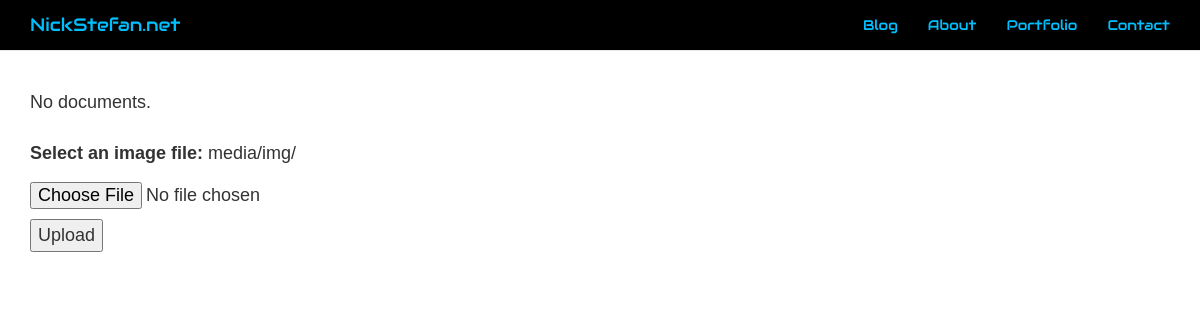
The app's page /upload/img (signed in), older data.
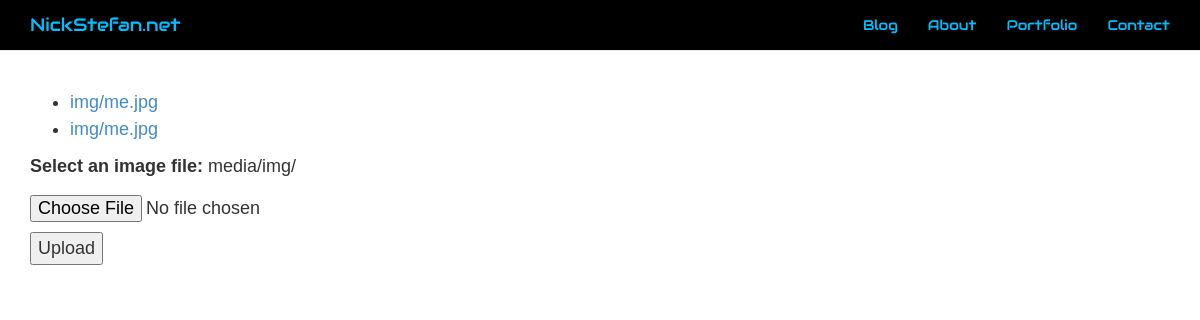
The same page, newer data.
### blog/models.py (models this page shows)
class ImageDocument(models.Model):
    imgfile = models.FileField(upload_to='img/')

### blog/views.py (the view)
# urls.py: url(r'^upload/img$','blog.views.upload_image'),
@staff_member_required
def upload_image(request):
    if request.method == "POST":
        print "posted"
        form = ImageDocumentForm(request.POST, request.FILES)
        if form.is_valid():
            print "valid"
            if request.FILES.get('imgfile'):
              newimg = ImageDocument(imgfile = request.FILES['imgfile'])
              newimg.save()
              print "saved"
            form = ImageDocumentForm() #empty unbound form
            documents = ImageDocument.objects.all()
            return render_to_response('blog/imagelist.html', {
                'documents': documents, 'form': form
                }, context_instance=RequestContext(request))
        else:
            print "not valid"
            form = ImageDocumentForm() #empty unbound form
            documents = ImageDocument.objects.all()
            return render_to_response('blog/imagelist.html', {
                'documents': documents, 'form': form
                }, context_instance=RequestContext(request))
    else:
        form = ImageDocumentForm() #empty unbound form
        documents = ImageDocument.objects.all()
        return render_to_response('blog/imagelist.html', {
            'documents': documents, 'form': form
            }, context_instance=RequestContext(request))

### blog/forms.py
class ImageDocumentForm(forms.Form):
    imgfile = forms.FileField(
        label='Select an image file',
        help_text='media/img/'
    )

### blog/templates/blog/imagelist.html (shortened to what this page needs)
{% extends 'base.html' %}
{% block content %}
    {% if documents %}
        <ul>
        {% for document in documents %}
            <li><a href="{{ document.imgfile.url }}">{{ document.imgfile.name }}</a></li>
        {% endfor %}
        </ul>
    {% else %}
        <p>No documents.</p>
    {% endif %}
        <form action="/upload/img" method="post" enctype="multipart/form-data">
            <p>{{ form.imgfile.label_tag }} {{ form.imgfile.help_text }}</p>
            <p>
                {{ form.imgfile }}
            </p>
            <p><input type="submit" value="Upload" /></p>
        </form>
{% endblock %}

Row changes from the older to the newer data that the page shows:
added ImageDocument: imgfile.name "img/me.jpg"
added ImageDocument: imgfile.name "img/me.jpg"
Text that changed along with them:
text no longer shown: "No documents."
